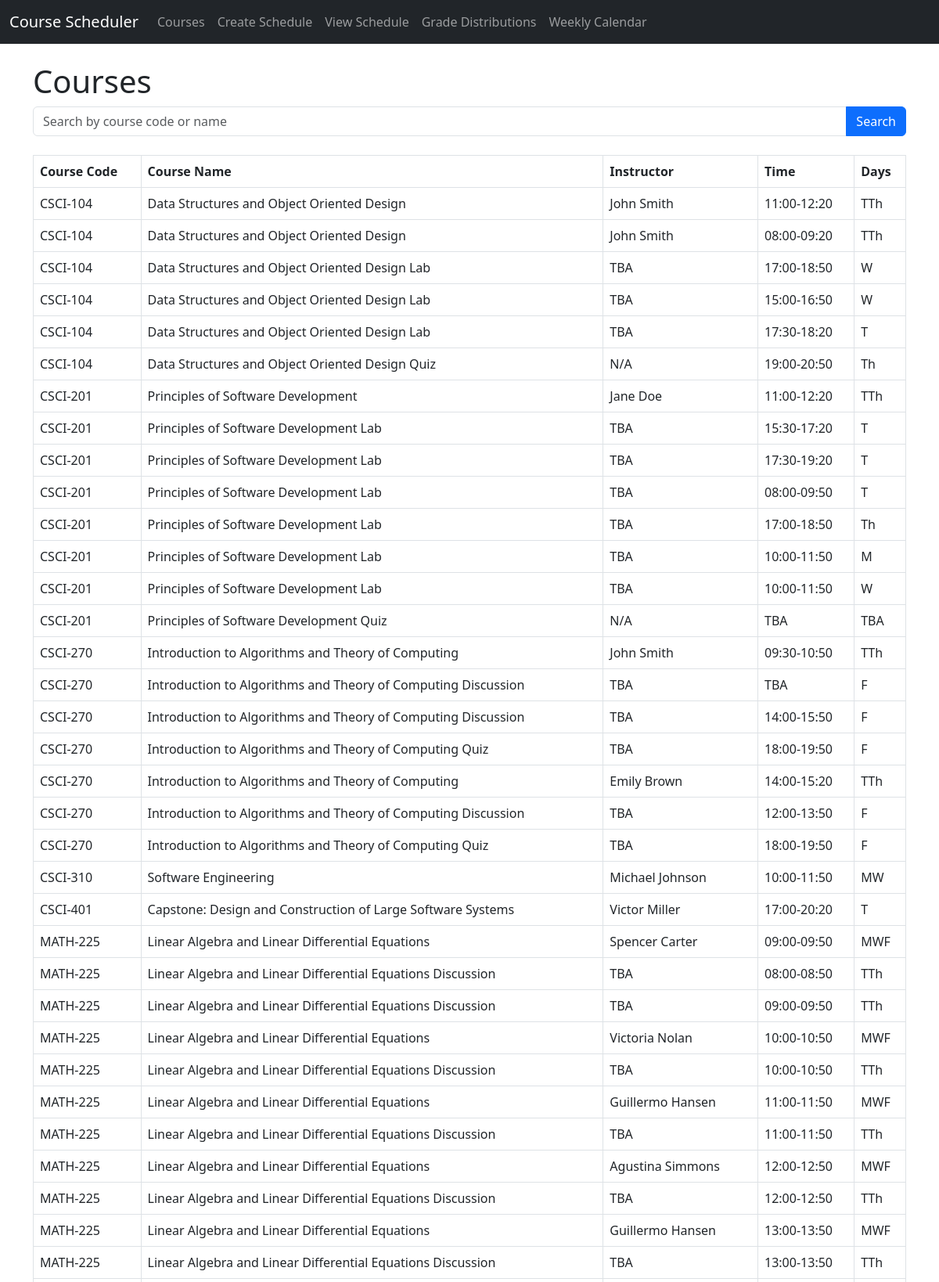
Screenshot of /courses (upper part) with the database file from the repository.
### tables this page shows
CREATE TABLE Courses (
    id TEXT PRIMARY KEY,
    courseCode TEXT NOT NULL,
    courseName TEXT NOT NULL,
    instructor TEXT,
    time TEXT,
    days TEXT,
    type TEXT,
    parentID TEXT
);

### app.py (the view)
@app.route('/courses', methods=['GET'])
def courses():
    query = request.args.get('query', '').strip()
    conn = get_db_connection()
    try:
        if query:
            courses = conn.execute('''
                SELECT * FROM Courses
                WHERE courseCode LIKE ? OR courseName LIKE ?
            ''', (f'%{query}%', f'%{query}%')).fetchall()
        else:
            courses = conn.execute('SELECT * FROM Courses').fetchall()
        return render_template(
            'classes.html',  # Using classes.html for the courses display
            title='View Courses',
            courses=courses,
            query=query
        )
    finally:
        conn.close()

### app.py (called while the page is built)
def get_db_connection():
    conn = sqlite3.connect(DATABASE)
    conn.row_factory = sqlite3.Row  # Allows dictionary-like access to rows
    return conn

### templates/classes.html
{% extends "base.html" %} {% block content %}
<h1>Courses</h1>
<form method="get" action="/courses" class="mb-4">
  <div class="input-group">
    <input
      type="text"
      name="query"
      class="form-control"
      placeholder="Search by course code or name"
      value="{{ query|default('') }}"
    />
    <button type="submit" class="btn btn-primary">Search</button>
  </div>
</form>
<table class="table table-bordered">
  <thead>
    <tr>
      <th>Course Code</th>
      <th>Course Name</th>
      <th>Instructor</th>
      <th>Time</th>
      <th>Days</th>
    </tr>
  </thead>
  <tbody>
    {% for course in courses %}
    <tr>
      <td>{{ course.courseCode }}</td>
      <td>{{ course.courseName }}</td>
      <td>{{ course.instructor }}</td>
      <td>{{ course.time }}</td>
      <td>{{ course.days }}</td>
    </tr>
    {% endfor %}
  </tbody>
</table>
{% endblock %}

### templates/base.html (shortened to what this page needs)
<!DOCTYPE html>
<html lang="en">
  <head>
    <link
      rel="stylesheet"
      href="https://cdn.jsdelivr.net/npm/bootstrap@5.3.0/dist/css/bootstrap.min.css"
    />
  </head>
  <body>
    <nav class="navbar navbar-expand-lg navbar-dark bg-dark">
      <div class="container-fluid">
        <a class="navbar-brand" href="/">Course Scheduler</a>
        <div class="collapse navbar-collapse" id="navbarNav">
          <ul class="navbar-nav">
            <li class="nav-item">
              <a class="nav-link" href="/courses">Courses</a>
            </li>
            <li class="nav-item">
              <a class="nav-link" href="/create-schedule">Create Schedule</a>
            </li>
            <li class="nav-item">
              <a class="nav-link" href="/schedule">View Schedule</a>
            </li>
            <li class="nav-item">
              <a class="nav-link" href="/grades">Grade Distributions</a>
            </li>
            <li class="nav-item">
              <a class="nav-link" href="/calendar">Weekly Calendar</a>
            </li>
          </ul>
        </div>
      </div>
    </nav>
    <div class="container mt-4">{% block content %} {% endblock %}</div>
  </body>
</html>

### rows the page displays
Courses: courseCode "CSCI-104", courseName "Data Structures and Object Oriented Design", instructor "John Smith", time "11:00-12:20", days "TTh"
Courses: courseCode "CSCI-104", courseName "Data Structures and Object Oriented Design", instructor "John Smith", time "08:00-09:20", days "TTh"
Courses: courseCode "CSCI-104", courseName "Data Structures and Object Oriented Design Lab", instructor "TBA", time "17:00-18:50", days "W"
Courses: courseCode "CSCI-104", courseName "Data Structures and Object Oriented Design Lab", instructor "TBA", time "15:00-16:50", days "W"
Courses: courseCode "CSCI-104", courseName "Data Structures and Object Oriented Design Lab", instructor "TBA", time "17:30-18:20", days "T"
Courses: courseCode "CSCI-104", courseName "Data Structures and Object Oriented Design Quiz", instructor "N/A", time "19:00-20:50", days "Th"
Courses: courseCode "CSCI-201", courseName "Principles of Software Development", instructor "Jane Doe", time "11:00-12:20", days "TTh"
Courses: courseCode "CSCI-201", courseName "Principles of Software Development Lab", instructor "TBA", time "15:30-17:20", days "T"
Courses: courseCode "CSCI-201", courseName "Principles of Software Development Lab", instructor "TBA", time "17:30-19:20", days "T"
Courses: courseCode "CSCI-201", courseName "Principles of Software Development Lab", instructor "TBA", time "08:00-09:50", days "T"
Courses: courseCode "CSCI-201", courseName "Principles of Software Development Lab", instructor "TBA", time "17:00-18:50", days "Th"
Courses: courseCode "CSCI-201", courseName "Principles of Software Development Lab", instructor "TBA", time "10:00-11:50", days "M"
Courses: courseCode "CSCI-201", courseName "Principles of Software Development Lab", instructor "TBA", time "10:00-11:50", days "W"
Courses: courseCode "CSCI-201", courseName "Principles of Software Development Quiz", instructor "N/A", time "TBA", days "TBA"
Courses: courseCode "CSCI-270", courseName "Introduction to Algorithms and Theory of Computing", instructor "John Smith", time "09:30-10:50", days "TTh"
Courses: courseCode "CSCI-270", courseName "Introduction to Algorithms and Theory of Computing Discussion", instructor "TBA", time "TBA", days "F"
Courses: courseCode "CSCI-270", courseName "Introduction to Algorithms and Theory of Computing Discussion", instructor "TBA", time "14:00-15:50", days "F"
Courses: courseCode "CSCI-270", courseName "Introduction to Algorithms and Theory of Computing Quiz", instructor "TBA", time "18:00-19:50", days "F"
Courses: courseCode "CSCI-270", courseName "Introduction to Algorithms and Theory of Computing", instructor "Emily Brown", time "14:00-15:20", days "TTh"
Courses: courseCode "CSCI-270", courseName "Introduction to Algorithms and Theory of Computing Discussion", instructor "TBA", time "12:00-13:50", days "F"
Courses: courseCode "CSCI-270", courseName "Introduction to Algorithms and Theory of Computing Quiz", instructor "TBA", time "18:00-19:50", days "F"
Courses: courseCode "CSCI-310", courseName "Software Engineering", instructor "Michael Johnson", time "10:00-11:50", days "MW"
Courses: courseCode "CSCI-401", courseName "Capstone: Design and Construction of Large Software Systems", instructor "Victor Miller", time "17:00-20:20", days "T"
Courses: courseCode "MATH-225", courseName "Linear Algebra and Linear Differential Equations", instructor "Spencer Carter", time "09:00-09:50", days "MWF"
Courses: courseCode "MATH-225", courseName "Linear Algebra and Linear Differential Equations Discussion", instructor "TBA", time "08:00-08:50", days "TTh"
Courses: courseCode "MATH-225", courseName "Linear Algebra and Linear Differential Equations Discussion", instructor "TBA", time "09:00-09:50", days "TTh"
Courses: courseCode "MATH-225", courseName "Linear Algebra and Linear Differential Equations", instructor "Victoria Nolan", time "10:00-10:50", days "MWF"
Courses: courseCode "MATH-225", courseName "Linear Algebra and Linear Differential Equations Discussion", instructor "TBA", time "10:00-10:50", days "TTh"
Courses: courseCode "MATH-225", courseName "Linear Algebra and Linear Differential Equations", instructor "Guillermo Hansen", time "11:00-11:50", days "MWF"
Courses: courseCode "MATH-225", courseName "Linear Algebra and Linear Differential Equations Discussion", instructor "TBA", time "11:00-11:50", days "TTh"
Courses: courseCode "MATH-225", courseName "Linear Algebra and Linear Differential Equations", instructor "Agustina Simmons", time "12:00-12:50", days "MWF"
Courses: courseCode "MATH-225", courseName "Linear Algebra and Linear Differential Equations Discussion", instructor "TBA", time "12:00-12:50", days "TTh"
Courses: courseCode "MATH-225", courseName "Linear Algebra and Linear Differential Equations", instructor "Guillermo Hansen", time "13:00-13:50", days "MWF"
Courses: courseCode "MATH-225", courseName "Linear Algebra and Linear Differential Equations Discussion", instructor "TBA", time "13:00-13:50", days "TTh"
